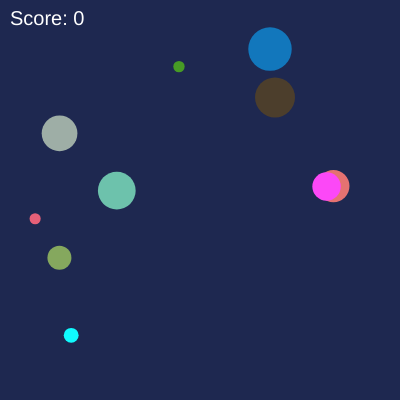
Frame 1 (no input)
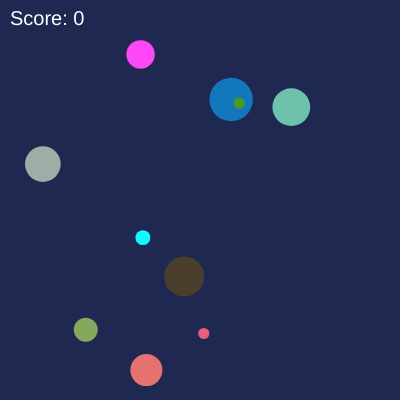
Frame 60 (no input)
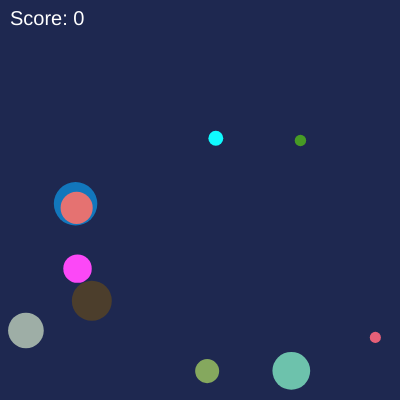
Frame 120 (the mouse pressed at the canvas centre since frame 60)

The p5.js sketch that drew these frames (run headless with seeded random() and noise() and a simulated clock; from frame 60 on, the mouse is pressed at the canvas centre):

// p5.js sketch
// ── sketch.js
let ballen = [];
let score = 0;

function setup() {
  createCanvas(400, 400);
  background(30, 40, 80);

  // Create the first set of balls
  nieuweBallen();
}

function draw() {
  background(30, 40, 80);

  // Loop through all the balls
  for (let i = 0; i < ballen.length; i++) {
    let bal = ballen[i];

    // Draw the ball using the stored RGB color
    fill(bal.color.r, bal.color.g, bal.color.b);
    noStroke();
    circle(bal.x, bal.y, bal.size);

    // Check if the ball hits the left or right edge.
    // Half of the size is used so the ball stays inside the canvas.
    if (
      bal.x + bal.xSpeed < bal.size / 2 ||
      bal.x + bal.xSpeed > width - bal.size / 2
    ) {
      bal.xSpeed *= -1;
    }

    // Check if the ball hits the top or bottom edge.
    if (
      bal.y + bal.ySpeed < bal.size / 2 ||
      bal.y + bal.ySpeed > height - bal.size / 2
    ) {
      bal.ySpeed *= -1;
    }

    // Update the position of the ball
    bal.x += bal.xSpeed;
    bal.y += bal.ySpeed;
  }

  // Display the current score
  fill(255);
  textSize(20);
  text("Score: " + score, 10, 25);

  // Create new balls when all balls have been removed
  if (ballen.length === 0) {
    nieuweBallen();
  }
}

// Creates a new set of balls
function nieuweBallen() {
  // Create 10 new balls
  for (let i = 0; i < 10; i++) {
    ballen.push({
      x: random(25, width - 25),
      y: random(25, height - 25),
      size: random(10, 50),

      // Set a random speed between -5 and 5
      xSpeed: random(-5, 5),
      ySpeed: random(-5, 5),

      // Give each ball a random RGB color
      color: {
        r: random(0, 255),
        g: random(0, 255),
        b: random(0, 255)
      }
    });
  }
}

// This function runs when the mouse is pressed
function mousePressed() {
  // Loop through all the balls
  for (let i = 0; i < ballen.length; i++) {
    let bal = ballen[i];

    // Calculate the distance between the mouse and the center of the ball
    let afstand = dist(mouseX, mouseY, bal.x, bal.y);

    // Check if the mouse clicked inside the ball
    if (afstand < bal.size / 2) {
      // Increase the score
      score++;

      // Remove the clicked ball from the list
      ballen.splice(i, 1);

      // Move the loop one step back so no ball gets skipped
      i--;
    }
  }
}
